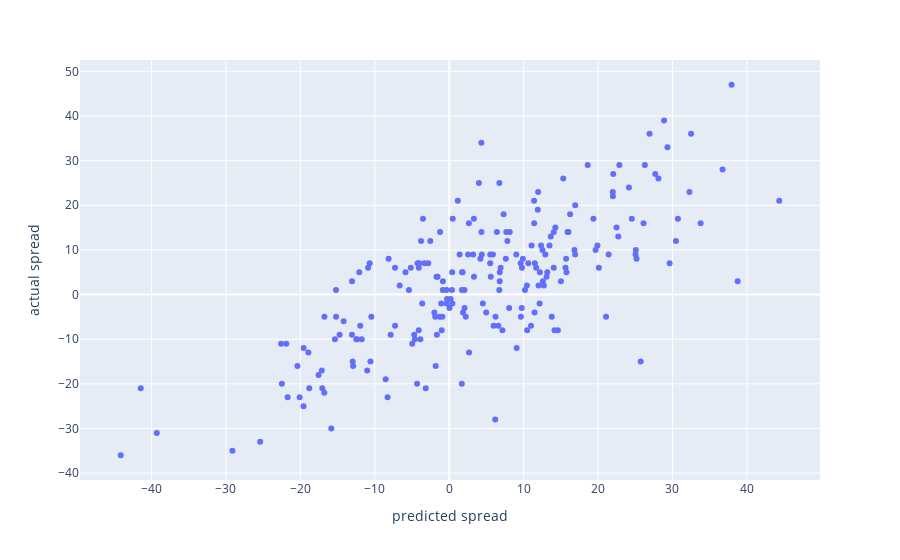

Source (notebook cell):
### Code cell
from sklearn.linear_model import LinearRegression
model = LinearRegression()
y_actual = np.array([spread[1] for spread in spreads]).reshape(-1, 1)
x_predicted = np.array([spread[0] for spread in spreads]).reshape(-1, 1)

model.fit(x_predicted, y_actual)
print(model.score(x_predicted,y_actual))
fig = px.scatter(x=x_predicted.flatten(),y=y_actual.flatten())
fig.update_xaxes(title='predicted spread')
fig.update_yaxes(title='actual spread')

### Figure 1 — Plotly figure (JSON) as saved in the notebook; plotly's stock layout.template omitted (floating-point values rounded to 4 significant figures; data arrays with more than 128 entries replaced by an {"elided": "..."} marker saying what was removed)
{"data": [{"hovertemplate": "x=%{x}<br>y=%{y}<extra></extra>", "legendgroup": "", "marker": {"color": "#636efa", "symbol": "circle"}, "mode": "markers", "name": "", "orientation": "v", "showlegend": false, "type": "scatter", "x": {"elided": "217 float values"}, "xaxis": "x", "y": {"elided": "217 int values"}, "yaxis": "y"}], "layout": {"legend": {"tracegroupgap": 0}, "margin": {"t": 60}, "xaxis": {"anchor": "y", "domain": [0, 1], "title": {"text": "predicted spread"}}, "yaxis": {"anchor": "x", "domain": [0, 1], "title": {"text": "actual spread"}}}}
